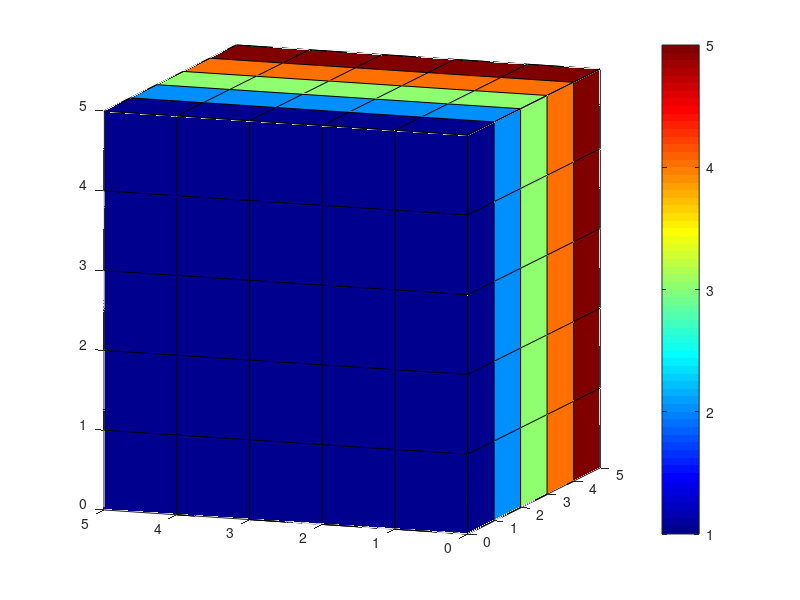

The MATLAB script that drew this image:
d = 5;
[x, y, z] = meshgrid(0:d, 0:d, 0:d);

d2 = d + 1;
v = ones(d2, d2, d2);

for i = d2:-1:1
    for j = d2:-1:1
        for k = d2:-1:1
            v(j, k, i) = k;
        end
    end
end

v(:, end, :) = v(:, end-1, :);

xslice = [0, d];
yslice = [0, d];
zslice = [0, d];
slice(x, y,z,v,xslice, yslice, zslice);
colormap jet

view(-70, 10);
colorbar;
